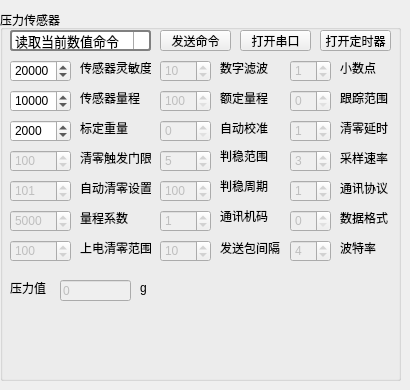
   <widget class="QWidget" name="weight_serson">
    <attribute name="title">
     <string> 压力传感器</string>
    </attribute>
    <widget class="QGroupBox" name="groupBox_6">
     <property name="geometry">
      <rect>
       <x>0</x>
       <y>10</y>
       <width>401</width>
       <height>371</height>
      </rect>
     </property>
     <property name="title">
      <string>压力传感器</string>
     </property>
     <widget class="QPushButton" name="modbus_rtu">
      <property name="geometry">
       <rect>
        <x>160</x>
        <y>20</y>
        <width>71</width>
        <height>21</height>
       </rect>
      </property>
      <property name="styleSheet">
       <string notr="true">QPushButton {    
    border-radius: 7.5px;
    background-color: #00bcd4;
	font: 75 10pt &quot;黑体&quot;;
	color: white;
}

QPushButton:hover{
	background-color: #03a9f4;
	color: white;
}

QPushButton:pressed{
	background-color: #2196f3;
    border-style: inset;
}2196f3</string>
      </property>
      <property name="text">
       <string>发送命令</string>
      </property>
     </widget>
     <widget class="QPushButton" name="open_ws_serialport">
      <property name="geometry">
       <rect>
        <x>240</x>
        <y>20</y>
        <width>71</width>
        <height>21</height>
       </rect>
      </property>
      <property name="styleSheet">
       <string notr="true">QPushButton {    
    border-radius: 7.5px;
    background-color: #00bcd4;
	font: 75 10pt &quot;黑体&quot;;
	color: white;
}

QPushButton:hover{
	background-color: #03a9f4;
	color: white;
}

QPushButton:pressed{
	background-color: #2196f3;
    border-style: inset;
}2196f3</string>
      </property>
      <property name="text">
       <string>打开串口</string>
      </property>
     </widget>
     <widget class="QLabel" name="label_3">
      <property name="geometry">
       <rect>
        <x>80</x>
        <y>50</y>
        <width>71</width>
        <height>16</height>
       </rect>
      </property>
      <property name="text">
       <string>传感器灵敏度</string>
      </property>
     </widget>
     <widget class="QLabel" name="label_4">
      <property name="geometry">
       <rect>
        <x>80</x>
        <y>80</y>
        <width>61</width>
        <height>16</height>
       </rect>
      </property>
      <property name="text">
       <string>传感器量程</string>
      </property>
     </widget>
     <widget class="QPushButton" name="timer_switch">
      <property name="geometry">
       <rect>
        <x>320</x>
        <y>20</y>
        <width>71</width>
        <height>21</height>
       </rect>
      </property>
      <property name="styleSheet">
       <string notr="true">QPushButton {    
    border-radius: 7.5px;
    background-color: #00bcd4;
	font: 75 10pt &quot;黑体&quot;;
	color: white;
}

QPushButton:hover{
	background-color: #03a9f4;
	color: white;
}

QPushButton:pressed{
	background-color: #2196f3;
    border-style: inset;
}2196f3</string>
      </property>
      <property name="text">
       <string>打开定时器</string>
      </property>
     </widget>
     <widget class="QComboBox" name="choose_modbus_command">
      <property name="geometry">
       <rect>
        <x>10</x>
        <y>20</y>
        <width>141</width>
        <height>21</height>
       </rect>
      </property>
      <property name="font">
       <font>
        <pointsize>10</pointsize>
       </font>
      </property>
      <property name="styleSheet">
       <string notr="true">QComboBox {
    border: 2px solid gray;
    border-radius: 3px;
    min-width: 6em;
}


QComboBox::drop-down {
    subcontrol-origin: padding;
    subcontrol-position: top right;
    width: 15px;
    border-left-width: 1px;  
	border-left-color: darkgray;
    border-left-style: solid;
    border-top-right-radius: 3px;
    border-bottom-right-radius: 3px;
}

QComboBox::down-arrow {
    image: url(:/icon/res/ui_down_arrow.png);
}

QComboBox::down-arrow:on {
    top: 1px;
    left: 1px;
}


</string>
      </property>
      <item>
       <property name="text">
        <string>读取当前数值命令</string>
       </property>
      </item>
      <item>
       <property name="text">
        <string>当前重量清零</string>
       </property>
      </item>
      <item>
       <property name="text">
        <string>砝码校准方法</string>
       </property>
      </item>
      <item>
       <property name="text">
        <string>数字校准方法</string>
       </property>
      </item>
      <item>
       <property name="text">
        <string>修改小数点</string>
       </property>
      </item>
      <item>
       <property name="text">
        <string>清零触发门限设置</string>
       </property>
      </item>
      <item>
       <property name="text">
        <string>自动清零设置</string>
       </property>
      </item>
      <item>
       <property name="text">
        <string>量程系数设置</string>
       </property>
      </item>
      <item>
       <property name="text">
        <string>上电清零范围设置</string>
       </property>
      </item>
      <item>
       <property name="text">
        <string>数字滤波设置</string>
       </property>
      </item>
      <item>
       <property name="text">
        <string>额定量程设置</string>
       </property>
      </item>
      <item>
       <property name="text">
        <string>自动校准设置</string>
       </property>
      </item>
      <item>
       <property name="text">
        <string>判稳范围设置</string>
       </property>
      </item>
      <item>
       <property name="text">
        <string>判稳周期设置</string>
       </property>
      </item>
      <item>
       <property name="text">
        <string>通讯机码设置</string>
       </property>
      </item>
      <item>
       <property name="text">
        <string>发送包间隔设置</string>
       </property>
      </item>
      <item>
       <property name="text">
        <string>零位跟踪范围设置</string>
       </property>
      </item>
      <item>
       <property name="text">
        <string>清零延时设置</string>
       </property>
      </item>
      <item>
       <property name="text">
        <string>采样速率设置</string>
       </property>
      </item>
      <item>
       <property name="text">
        <string>通讯协议设置</string>
       </property>
      </item>
      <item>
       <property name="text">
        <string>数据格式设置</string>
       </property>
      </item>
      <item>
       <property name="text">
        <string>波特率设置</string>
       </property>
      </item>
     </widget>
     <widget class="QLabel" name="label_21">
      <property name="geometry">
       <rect>
        <x>80</x>
        <y>110</y>
        <width>51</width>
        <height>16</height>
       </rect>
      </property>
      <property name="text">
       <string>标定重量</string>
      </property>
     </widget>
     <widget class="QSpinBox" name="nominal_weight">
      <property name="geometry">
       <rect>
        <x>10</x>
        <y>110</y>
        <width>61</width>
        <height>22</height>
       </rect>
      </property>
      <property name="maximum">
       <number>999999</number>
      </property>
      <property name="value">
       <number>2000</number>
      </property>
     </widget>
     <widget class="QSpinBox" name="sensitivity">
      <property name="geometry">
       <rect>
        <x>10</x>
        <y>50</y>
        <width>61</width>
        <height>22</height>
       </rect>
      </property>
      <property name="minimum">
       <number>5000</number>
      </property>
      <property name="maximum">
       <number>100000</number>
      </property>
      <property name="value">
       <number>20000</number>
      </property>
     </widget>
     <widget class="QSpinBox" name="sensor_range">
      <property name="geometry">
       <rect>
        <x>10</x>
        <y>80</y>
        <width>61</width>
        <height>22</height>
       </rect>
      </property>
      <property name="minimum">
       <number>100</number>
      </property>
      <property name="maximum">
       <number>999999</number>
      </property>
      <property name="value">
       <number>10000</number>
      </property>
     </widget>
     <widget class="QSpinBox" name="zero_reset_range">
      <property name="enabled">
       <bool>false</bool>
      </property>
      <property name="geometry">
       <rect>
        <x>10</x>
        <y>230</y>
        <width>61</width>
        <height>22</height>
       </rect>
      </property>
      <property name="minimum">
       <number>0</number>
      </property>
      <property name="maximum">
       <number>10000</number>
      </property>
      <property name="value">
       <number>100</number>
      </property>
     </widget>
     <widget class="QLabel" name="label_22">
      <property name="geometry">
       <rect>
        <x>80</x>
        <y>230</y>
        <width>71</width>
        <height>16</height>
       </rect>
      </property>
      <property name="text">
       <string>上电清零范围</string>
      </property>
     </widget>
     <widget class="QSpinBox" name="sentenced_stabilizing_range">
      <property name="enabled">
       <bool>false</bool>
      </property>
      <property name="geometry">
       <rect>
        <x>160</x>
        <y>140</y>
        <width>51</width>
        <height>22</height>
       </rect>
      </property>
      <property name="minimum">
       <number>0</number>
      </property>
      <property name="maximum">
       <number>100</number>
      </property>
      <property name="value">
       <number>5</number>
      </property>
     </widget>
     <widget class="QLabel" name="label_26">
      <property name="geometry">
       <rect>
        <x>220</x>
        <y>140</y>
        <width>54</width>
        <height>12</height>
       </rect>
      </property>
      <property name="text">
       <string>判稳范围</string>
      </property>
     </widget>
     <widget class="QSpinBox" name="sentenced_stabilizing_t">
      <property name="enabled">
       <bool>false</bool>
      </property>
      <property name="geometry">
       <rect>
        <x>160</x>
        <y>170</y>
        <width>51</width>
        <height>22</height>
       </rect>
      </property>
      <property name="minimum">
       <number>1</number>
      </property>
      <property name="maximum">
       <number>5000</number>
      </property>
      <property name="value">
       <number>100</number>
      </property>
     </widget>
     <widget class="QSpinBox" name="zero_tracking_range">
      <property name="enabled">
       <bool>false</bool>
      </property>
      <property name="geometry">
       <rect>
        <x>290</x>
        <y>80</y>
        <width>41</width>
        <height>22</height>
       </rect>
      </property>
      <property name="minimum">
       <number>0</number>
      </property>
      <property name="maximum">
       <number>20</number>
      </property>
      <property name="value">
       <number>0</number>
      </property>
     </widget>
     <widget class="QLabel" name="label_30">
      <property name="geometry">
       <rect>
        <x>220</x>
        <y>170</y>
        <width>54</width>
        <height>12</height>
       </rect>
      </property>
      <property name="text">
       <string>判稳周期</string>
      </property>
     </widget>
     <widget class="QLabel" name="label_31">
      <property name="geometry">
       <rect>
        <x>340</x>
        <y>80</y>
        <width>51</width>
        <height>16</height>
       </rect>
      </property>
      <property name="text">
       <string>跟踪范围</string>
      </property>
     </widget>
     <widget class="QLabel" name="label_32">
      <property name="geometry">
       <rect>
        <x>220</x>
        <y>50</y>
        <width>71</width>
        <height>16</height>
       </rect>
      </property>
      <property name="text">
       <string>数字滤波</string>
      </property>
     </widget>
     <widget class="QLabel" name="label_33">
      <property name="geometry">
       <rect>
        <x>80</x>
        <y>170</y>
        <width>71</width>
        <height>16</height>
       </rect>
      </property>
      <property name="text">
       <string>自动清零设置</string>
      </property>
     </widget>
     <widget class="QSpinBox" name="digital_filter">
      <property name="enabled">
       <bool>false</bool>
      </property>
      <property name="geometry">
       <rect>
        <x>160</x>
        <y>50</y>
        <width>51</width>
        <height>22</height>
       </rect>
      </property>
      <property name="minimum">
       <number>1</number>
      </property>
      <property name="maximum">
       <number>200</number>
      </property>
      <property name="value">
       <number>10</number>
      </property>
     </widget>
     <widget class="QSpinBox" name="auto_zero_set">
      <property name="enabled">
       <bool>false</bool>
      </property>
      <property name="geometry">
       <rect>
        <x>10</x>
        <y>170</y>
        <width>61</width>
        <height>22</height>
       </rect>
      </property>
      <property name="minimum">
       <number>1</number>
      </property>
      <property name="maximum">
       <number>1333</number>
      </property>
      <property name="value">
       <number>101</number>
      </property>
     </widget>
     <widget class="QLabel" name="label_34">
      <property name="geometry">
       <rect>
        <x>340</x>
        <y>110</y>
        <width>51</width>
        <height>16</height>
       </rect>
      </property>
      <property name="text">
       <string>清零延时</string>
      </property>
     </widget>
     <widget class="QSpinBox" name="auto_zero_delay">
      <property name="enabled">
       <bool>false</bool>
      </property>
      <property name="geometry">
       <rect>
        <x>290</x>
        <y>110</y>
        <width>41</width>
        <height>22</height>
       </rect>
      </property>
      <property name="minimum">
       <number>0</number>
      </property>
      <property name="maximum">
       <number>100</number>
      </property>
      <property name="value">
       <number>1</number>
      </property>
      <property name="displayIntegerBase">
       <number>10</number>
      </property>
     </widget>
     <widget class="QLabel" name="label_36">
      <property name="geometry">
       <rect>
        <x>80</x>
        <y>140</y>
        <width>71</width>
        <height>16</height>
       </rect>
      </property>
      <property name="text">
       <string>清零触发门限</string>
      </property>
     </widget>
     <widget class="QSpinBox" name="zero_trigger_threshold">
      <property name="enabled">
       <bool>false</bool>
      </property>
      <property name="geometry">
       <rect>
        <x>10</x>
        <y>140</y>
        <width>61</width>
        <height>22</height>
       </rect>
      </property>
      <property name="maximum">
       <number>9999999</number>
      </property>
      <property name="value">
       <number>100</number>
      </property>
     </widget>
     <widget class="QSpinBox" name="decimal_point">
      <property name="enabled">
       <bool>false</bool>
      </property>
      <property name="geometry">
       <rect>
        <x>290</x>
        <y>50</y>
        <width>41</width>
        <height>22</height>
       </rect>
      </property>
      <property name="minimum">
       <number>0</number>
      </property>
      <property name="maximum">
       <number>4</number>
      </property>
      <property name="value">
       <number>1</number>
      </property>
     </widget>
     <widget class="QLabel" name="label_37">
      <property name="geometry">
       <rect>
        <x>340</x>
        <y>50</y>
        <width>41</width>
        <height>16</height>
       </rect>
      </property>
      <property name="text">
       <string>小数点</string>
      </property>
     </widget>
     <widget class="QSpinBox" name="sample_rate">
      <property name="enabled">
       <bool>false</bool>
      </property>
      <property name="geometry">
       <rect>
        <x>290</x>
        <y>140</y>
        <width>41</width>
        <height>22</height>
       </rect>
      </property>
      <property name="minimum">
       <number>0</number>
      </property>
      <property name="maximum">
       <number>7</number>
      </property>
      <property name="value">
       <number>3</number>
      </property>
     </widget>
     <widget class="QSpinBox" name="communication_protocol">
      <property name="enabled">
       <bool>false</bool>
      </property>
      <property name="geometry">
       <rect>
        <x>290</x>
        <y>170</y>
        <width>41</width>
        <height>22</height>
       </rect>
      </property>
      <property name="minimum">
       <number>0</number>
      </property>
      <property name="maximum">
       <number>3</number>
      </property>
      <property name="value">
       <number>1</number>
      </property>
     </widget>
     <widget class="QLabel" name="label_40">
      <property name="geometry">
       <rect>
        <x>340</x>
        <y>140</y>
        <width>51</width>
        <height>16</height>
       </rect>
      </property>
      <property name="text">
       <string>采样速率</string>
      </property>
     </widget>
     <widget class="QLabel" name="label_41">
      <property name="geometry">
       <rect>
        <x>340</x>
        <y>170</y>
        <width>51</width>
        <height>16</height>
       </rect>
      </property>
      <property name="text">
       <string>通讯协议</string>
      </property>
     </widget>
     <widget class="QSpinBox" name="data_format">
      <property name="enabled">
       <bool>false</bool>
      </property>
      <property name="geometry">
       <rect>
        <x>290</x>
        <y>200</y>
        <width>41</width>
        <height>22</height>
       </rect>
      </property>
      <property name="minimum">
       <number>0</number>
      </property>
      <property name="maximum">
       <number>3</number>
      </property>
      <property name="value">
       <number>0</number>
      </property>
     </widget>
     <widget class="QLabel" name="label_42">
      <property name="geometry">
       <rect>
        <x>340</x>
        <y>200</y>
        <width>51</width>
        <height>16</height>
       </rect>
      </property>
      <property name="text">
       <string>数据格式</string>
      </property>
     </widget>
     <widget class="QSpinBox" name="baud_rate">
      <property name="enabled">
       <bool>false</bool>
      </property>
      <property name="geometry">
       <rect>
        <x>290</x>
        <y>230</y>
        <width>41</width>
        <height>22</height>
       </rect>
      </property>
      <property name="minimum">
       <number>0</number>
      </property>
      <property name="maximum">
       <number>7</number>
      </property>
      <property name="value">
       <number>4</number>
      </property>
     </widget>
     <widget class="QLabel" name="label_43">
      <property name="geometry">
       <rect>
        <x>340</x>
        <y>230</y>
        <width>41</width>
        <height>16</height>
       </rect>
      </property>
      <property name="text">
       <string>波特率</string>
      </property>
     </widget>
     <widget class="QLabel" name="label_44">
      <property name="geometry">
       <rect>
        <x>220</x>
        <y>200</y>
        <width>54</width>
        <height>12</height>
       </rect>
      </property>
      <property name="text">
       <string>通讯机码</string>
      </property>
     </widget>
     <widget class="QSpinBox" name="machine_code">
      <property name="enabled">
       <bool>false</bool>
      </property>
      <property name="geometry">
       <rect>
        <x>160</x>
        <y>200</y>
        <width>51</width>
        <height>22</height>
       </rect>
      </property>
      <property name="minimum">
       <number>0</number>
      </property>
      <property name="maximum">
       <number>128</number>
      </property>
      <property name="value">
       <number>1</number>
      </property>
     </widget>
     <widget class="QSpinBox" name="send_interval">
      <property name="enabled">
       <bool>false</bool>
      </property>
      <property name="geometry">
       <rect>
        <x>160</x>
        <y>230</y>
        <width>51</width>
        <height>22</height>
       </rect>
      </property>
      <property name="minimum">
       <number>1</number>
      </property>
      <property name="maximum">
       <number>1200</number>
      </property>
      <property name="value">
       <number>10</number>
      </property>
     </widget>
     <widget class="QLabel" name="label_47">
      <property name="geometry">
       <rect>
        <x>220</x>
        <y>230</y>
        <width>61</width>
        <height>16</height>
       </rect>
      </property>
      <property name="text">
       <string>发送包间隔</string>
      </property>
     </widget>
     <widget class="QLabel" name="label_48">
      <property name="geometry">
       <rect>
        <x>80</x>
        <y>200</y>
        <width>51</width>
        <height>16</height>
       </rect>
      </property>
      <property name="text">
       <string>量程系数</string>
      </property>
     </widget>
     <widget class="QSpinBox" name="range_coefficient">
      <property name="enabled">
       <bool>false</bool>
      </property>
      <property name="geometry">
       <rect>
        <x>10</x>
        <y>200</y>
        <width>61</width>
        <height>22</height>
       </rect>
      </property>
      <property name="minimum">
       <number>10</number>
      </property>
      <property name="maximum">
       <number>1999999</number>
      </property>
      <property name="value">
       <number>5000</number>
      </property>
     </widget>
     <widget class="QSpinBox" name="auto_calibration">
      <property name="enabled">
       <bool>false</bool>
      </property>
      <property name="geometry">
       <rect>
        <x>160</x>
        <y>110</y>
        <width>51</width>
        <height>22</height>
       </rect>
      </property>
      <property name="minimum">
       <number>0</number>
      </property>
      <property name="maximum">
       <number>1</number>
      </property>
      <property name="value">
       <number>0</number>
      </property>
     </widget>
     <widget class="QLabel" name="label_49">
      <property name="geometry">
       <rect>
        <x>220</x>
        <y>110</y>
        <width>51</width>
        <height>16</height>
       </rect>
      </property>
      <property name="text">
       <string>自动校准</string>
      </property>
     </widget>
     <widget class="QSpinBox" name="rated_range">
      <property name="enabled">
       <bool>false</bool>
      </property>
      <property name="geometry">
       <rect>
        <x>160</x>
        <y>80</y>
        <width>51</width>
        <height>22</height>
       </rect>
      </property>
      <property name="minimum">
       <number>100</number>
      </property>
      <property name="maximum">
       <number>999999</number>
      </property>
      <property name="value">
       <number>100</number>
      </property>
     </widget>
     <widget class="QLabel" name="label_38">
      <property name="geometry">
       <rect>
        <x>220</x>
        <y>80</y>
        <width>51</width>
        <height>16</height>
       </rect>
      </property>
      <property name="text">
       <string>额定量程</string>
      </property>
     </widget>
     <widget class="QLabel" name="label_50">
      <property name="geometry">
       <rect>
        <x>10</x>
        <y>270</y>
        <width>41</width>
        <height>16</height>
       </rect>
      </property>
      <property name="text">
       <string>压力值：</string>
      </property>
     </widget>
     <widget class="QLineEdit" name="current_value">
      <property name="enabled">
       <bool>false</bool>
      </property>
      <property name="geometry">
       <rect>
        <x>60</x>
        <y>270</y>
        <width>71</width>
        <height>21</height>
       </rect>
      </property>
      <property name="font">
       <font>
        <pointsize>9</pointsize>
       </font>
      </property>
      <property name="text">
       <string>0</string>
      </property>
     </widget>
     <widget class="QLabel" name="label_51">
      <property name="geometry">
       <rect>
        <x>140</x>
        <y>270</y>
        <width>16</width>
        <height>16</height>
       </rect>
      </property>
      <property name="text">
       <string>g</string>
      </property>
     </widget>
    </widget>
   </widget>
